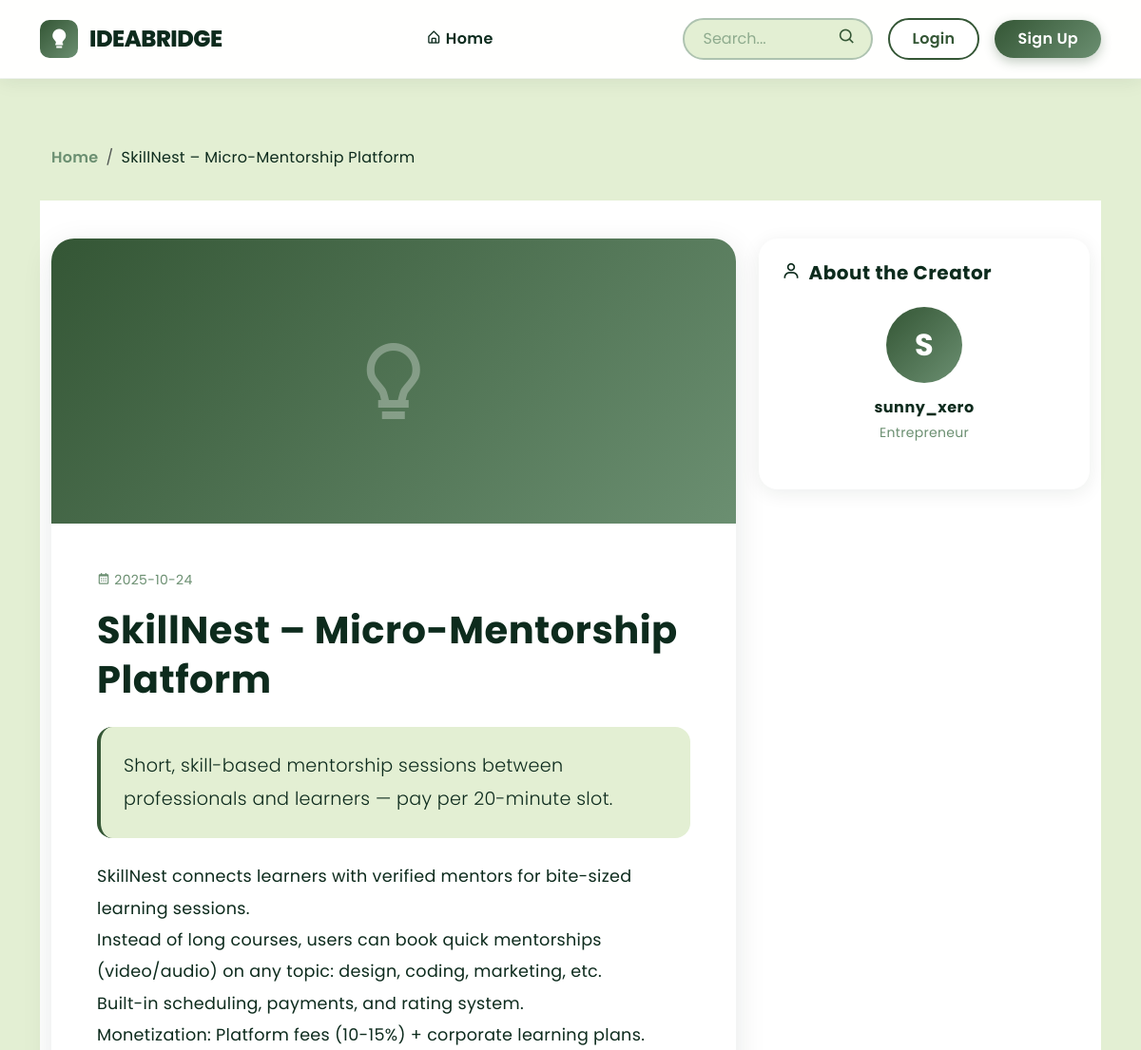
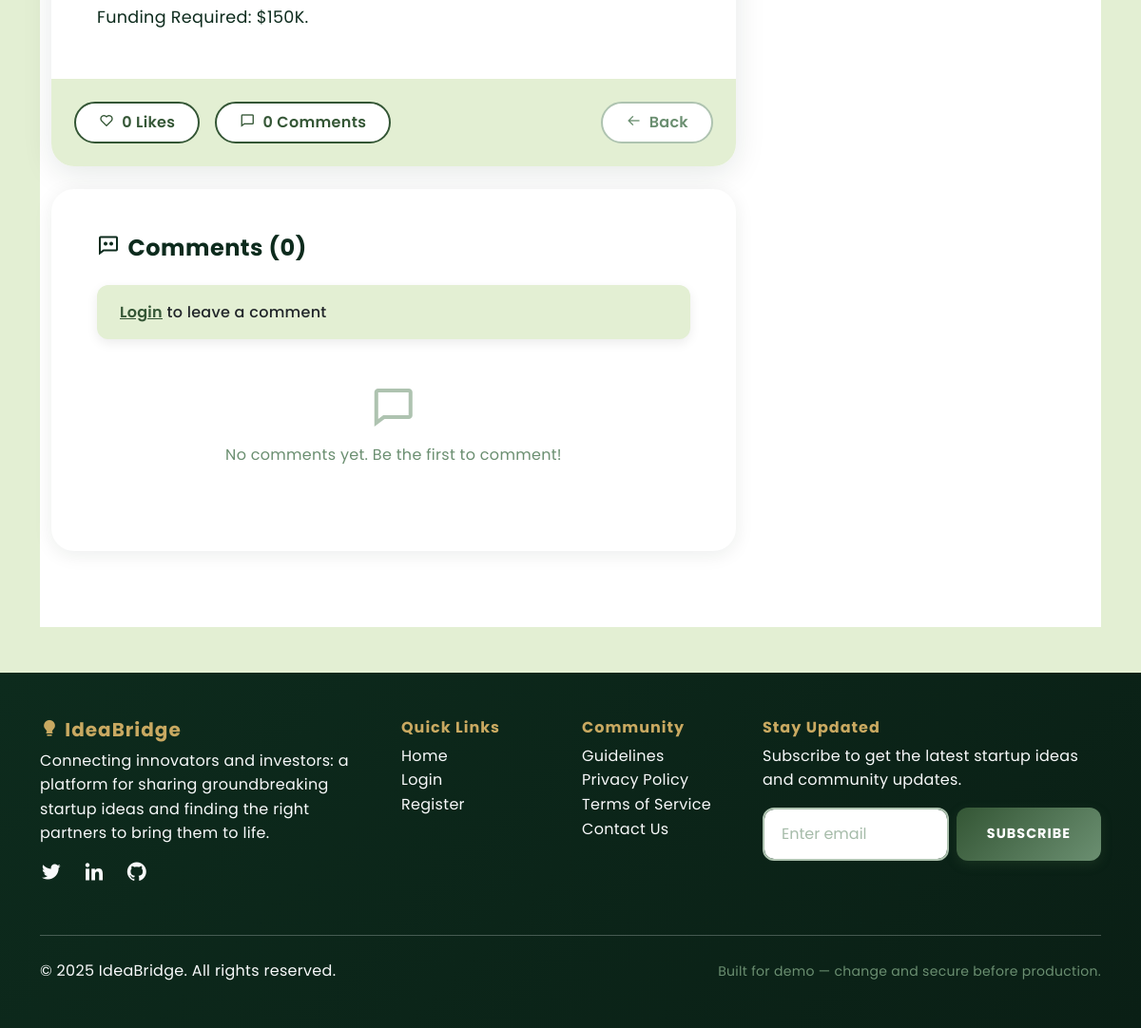
The app's page /pitch/5 with its own data (2 pictures, top to bottom).
### tables this page shows
CREATE TABLE pitches (id INTEGER PRIMARY KEY AUTOINCREMENT, title TEXT NOT NULL, summary TEXT, content TEXT NOT NULL, author_id INTEGER, created_at TEXT, category TEXT, tags TEXT, image TEXT, funding_goal TEXT, stage TEXT, team_size TEXT, location TEXT, website TEXT, demo_url TEXT, looking_for TEXT, FOREIGN KEY(author_id) REFERENCES users(id));

CREATE TABLE users (id INTEGER PRIMARY KEY AUTOINCREMENT, username TEXT UNIQUE NOT NULL, password_hash TEXT NOT NULL, role TEXT NOT NULL DEFAULT "user", created_at TEXT);

### app.py (the view)
@app.route('/pitch/<int:pitch_id>')
def pitch(pitch_id):
    p = query_db('SELECT p.*, u.username, u.id as author_user_id FROM pitches p JOIN users u ON p.author_id = u.id WHERE p.id = ?', [pitch_id], one=True)
    if p is None:
        return "Pitch not found", 404
    like_count = query_db('SELECT COUNT(*) as count FROM likes WHERE pitch_id = ?', [pitch_id], one=True)['count']
    user_liked = False
    if session.get('user_id'):
        user_liked = query_db('SELECT * FROM likes WHERE pitch_id = ? AND user_id = ?',
                             [pitch_id, session['user_id']], one=True) is not None
    comments = query_db('''SELECT c.*, u.username
                          FROM comments c
                          JOIN users u ON c.user_id = u.id
                          WHERE c.pitch_id = ?
                          ORDER BY c.created_at DESC''', [pitch_id])
    return render_template('pitch.html', p=p, like_count=like_count, user_liked=user_liked, comments=comments)

### app.py (called while the page is built, shortened)
def get_db():
    db = getattr(g, '_database', None)
    if db is None:
        db = g._database = sqlite3.connect(DB_PATH)
        db.row_factory = sqlite3.Row
    return db

@app.teardown_appcontext
def close_connection(exception):
    db = getattr(g, '_database', None)
    if db is not None:
        db.close()

def query_db(query, args=(), one=False):
    cur = get_db().execute(query, args)
    rv = cur.fetchall()
    cur.close()
    return (rv[0] if rv else None) if one else rv

@app.context_processor
def inject_notification_count():
    return {'notification_count': 0, 'unread_count': 0}

### templates/pitch.html (shortened to what this page needs)
{% extends "base.html" %}
{% block content %}
<div class="container" style="padding-top: 30px;">
  <nav aria-label="breadcrumb">
    <ol class="breadcrumb" style="background: transparent;">
      <li class="breadcrumb-item"><a href="{{ url_for('index') }}" style="color: #6B8F71;">Home</a></li>
      <li class="breadcrumb-item active" style="color: #0D2B1D;">{{ p['title'][:50] }}{% if p['title']|length > 50 %}...{% endif %}</li>
    </ol>
  </nav>
</div>
<section style="padding: 40px 0 80px; background: white;">
  <div class="container">
    <div class="row g-4">
      <div class="col-lg-8">
        <div class="card border-0" style="border-radius: 24px; overflow: hidden; box-shadow: 0 8px 32px rgba(13, 43, 29, 0.1);">
          {% if p.image and p.image != 'None' %}
          <div style="height: 400px; overflow: hidden; background: linear-gradient(135deg, #E3EFD3 0%, #AEC3B0 100%);">
            <img src="{{ url_for('static', filename='uploads/' + p.image) }}" alt="{{ p['title'] }}" style="width: 100%; height: 100%; object-fit: cover;">
          </div>
          {% else %}
          <div style="height: 300px; background: linear-gradient(135deg, #345635 0%, #6B8F71 100%); display: flex; align-items: center; justify-content: center;">
            <i class='bx bx-bulb' style="font-size: 6rem; color: white; opacity: 0.3;"></i>
          </div>
          {% endif %}
          <div class="card-body p-5">
            <div class="d-flex align-items-center mb-3">
              <small class="text-muted">
                <i class='bx bx-calendar me-1'></i>{{ p['created_at'][:10] if p['created_at'] }}
              </small>
            </div>
            <h1 class="fw-bold mb-4" style="color: #0D2B1D; font-size: 2.5rem; line-height: 1.3;">{{ p['title'] }}</h1>
            {% if p['summary'] %}
            <div class="p-4 mb-4" style="background: #E3EFD3; border-radius: 16px; border-left: 4px solid #345635;">
              <p class="lead mb-0" style="color: #0D2B1D; font-size: 1.2rem; line-height: 1.8;">{{ p['summary'] }}</p>
            </div>
            {% endif %}
            <div style="line-height: 1.9; font-size: 1.1rem; color: #0D2B1D;">
              {{ p['content'] | replace('\n', '<br>') | safe }}
            </div>
          </div>
          <div class="card-footer p-4" style="background: #E3EFD3; border-top: none;">
            <div class="d-flex justify-content-between align-items-center">
              <div class="d-flex gap-3">
                {% if session.get('user_id') %}
                <form action="{{ url_for('like_pitch', pitch_id=p['id']) }}" method="POST" style="display: inline;" id="likeForm">
                  <button type="submit" class="btn px-4 py-2" style="background: {% if user_liked %}linear-gradient(135deg, #345635, #6B8F71){% else %}white{% endif %}; color: {% if user_liked %}white{% else %}#345635{% endif %}; border: 2px solid #345635; border-radius: 50px; font-weight: 600;">
                    <i class='bx {% if user_liked %}bxs-heart{% else %}bx-heart{% endif %} me-2'></i><span id="likeCount">{{ like_count }}</span> Likes
                  </button>
                </form>
                {% else %}
                <span class="btn px-4 py-2" style="background: white; color: #345635; border: 2px solid #345635; border-radius: 50px; font-weight: 600;">
                  <i class='bx bx-heart me-2'></i>{{ like_count }} Likes
                </span>
                {% endif %}
                <span class="btn px-4 py-2" style="background: white; color: #345635; border: 2px solid #345635; border-radius: 50px; font-weight: 600;">
                  <i class='bx bx-comment me-2'></i>{{ comments|length }} Comments
                </span>
              </div>
              <a href="{{ url_for('index') }}" class="btn px-4 py-2" style="background: white; color: #6B8F71; border: 2px solid #AEC3B0; border-radius: 50px; font-weight: 600;">
                <i class='bx bx-arrow-back me-2'></i>Back
              </a>
            </div>
          </div>
        </div>
        <div class="card border-0 mt-4" style="border-radius: 24px; box-shadow: 0 4px 20px rgba(13, 43, 29, 0.08);">
          <div class="card-body p-5">
            <h4 class="fw-bold mb-4" style="color: #0D2B1D;">
              <i class='bx bx-comment-dots me-2'></i>Comments ({{ comments|length }})
            </h4>
            {% if session.get('user_id') %}
            <form action="{{ url_for('add_comment', pitch_id=p['id']) }}" method="POST" class="mb-5">
              <div class="mb-3">
                <textarea name="content" class="form-control" rows="3" placeholder="Share your thoughts..." required style="border-radius: 12px; border: 2px solid #AEC3B0;"></textarea>
              </div>
              <button type="submit" class="btn px-4 py-2" style="background: linear-gradient(135deg, #345635, #6B8F71); color: white; border: none; border-radius: 50px; font-weight: 600;">
                <i class='bx bx-send me-2'></i>Post Comment
              </button>
            </form>
            {% else %}
            <div class="alert mb-4" style="background: #E3EFD3; border: none; border-radius: 12px;">
              <a href="{{ url_for('login') }}" style="color: #345635; font-weight: 600;">Login</a> to leave a comment
            </div>
            {% endif %}
            {% if comments %}
            <div class="comments-list">
              {% for comment in comments %}
              <div class="d-flex mb-4 pb-4" style="border-bottom: 1px solid #E3EFD3;">
                <div style="width: 50px; height: 50px; border-radius: 50%; background: linear-gradient(135deg, #6B8F71, #AEC3B0); display: flex; align-items: center; justify-content: center; flex-shrink: 0; margin-right: 16px;">
                  <span class="fw-bold" style="color: white; font-size: 1.2rem;">{{ comment['username'][0].upper() }}</span>
                </div>
                <div class="flex-grow-1">
                  <div class="d-flex justify-content-between align-items-start mb-2">
                    <div>
                      <h6 class="mb-0 fw-bold" style="color: #0D2B1D;">{{ comment['username'] }}</h6>
                      <small class="text-muted">
                        <i class='bx bx-time-five me-1'></i>{{ comment['created_at'][:16] }}
                      </small>
                    </div>
                    {% if session.get('user_id') == comment['user_id'] %}
                    <form action="{{ url_for('delete_comment', comment_id=comment['id']) }}" method="POST" style="display: inline;">
                      <button type="submit" class="btn btn-sm" style="color: #C9A961;" onclick="return confirm('Delete this comment?')">
                        <i class='bx bx-trash'></i>
                      </button>
                    </form>
                    {% endif %}
                  </div>
                  <p class="mb-0" style="color: #0D2B1D; line-height: 1.6;">{{ comment['content'] }}</p>
                </div>
              </div>
              {% endfor %}
            </div>
            {% else %}
            <div class="text-center py-4">
              <i class='bx bx-comment' style="font-size: 3rem; color: #AEC3B0;"></i>
              <p class="text-muted mt-2">No comments yet. Be the first to comment!</p>
            </div>
            {% endif %}
          </div>
        </div>
      </div>
      <div class="col-lg-4">
        <div class="card border-0 mb-4" style="border-radius: 20px; box-shadow: 0 4px 20px rgba(13, 43, 29, 0.08);">
          <div class="card-body p-4">
            <h5 class="fw-bold mb-4" style="color: #0D2B1D;">
              <i class='bx bx-user me-2'></i>About the Creator
            </h5>
            <div class="text-center mb-4">
              <div class="d-inline-flex align-items-center justify-content-center mb-3" style="width: 80px; height: 80px; background: linear-gradient(135deg, #345635, #6B8F71); border-radius: 50%;">
                <span class="fw-bold" style="font-size: 2rem; color: white;">{{ p['username'][0].upper() }}</span>
              </div>
              <h6 class="fw-bold mb-1" style="color: #0D2B1D;">{{ p['username'] }}</h6>
              <small class="text-muted">Entrepreneur</small>
            </div>
          </div>
        </div>
      </div>
    </div>
  </div>
</section>
{% endblock %}

### static/style.css (style rules this page uses)
:root { --emerald-deep: #0D2B1D; --emerald-forest: #345635; --emerald-sage: #6B8F71; --emerald-mint: #AEC3B0; --emerald-cream: #E3EFD3; --gold-accent: #C9A961; }
* { margin: 0; padding: 0; box-sizing: border-box; }
body { font-family: 'Poppins', sans-serif; background-color: var(--emerald-cream); color: var(--emerald-deep); line-height: 1.6; letter-spacing: 0.3px; }
.card { border: none; border-radius: 16px; box-shadow: 0 8px 24px rgba(13, 43, 29, 0.08); transition: all 0.4s cubic-bezier(0.4, 0, 0.2, 1); background: #ffffff; overflow: hidden; }
.alert { border-radius: 12px; border: none; padding: 1rem 1.5rem; font-weight: 500; box-shadow: 0 4px 12px rgba(0, 0, 0, 0.08); }
.btn { transition: all 0.3s cubic-bezier(0.4, 0, 0.2, 1); }
.text-muted { color: var(--emerald-sage) !important; }
h1, h2, h3, h4, h5, h6 { color: var(--emerald-deep); font-weight: 700; letter-spacing: 0.5px; }
.breadcrumb { background-color: transparent; padding: 1rem 0; }
.breadcrumb-item a { color: var(--emerald-forest); text-decoration: none; font-weight: 600; }
.breadcrumb-item.active { color: var(--emerald-sage); }
html { scroll-behavior: smooth; }

### records on screen
pitches: title "SkillNest – Micro-Mentorship Platform", created_at "2025-10-24", summary "Short, skill-based mentorship sessions between professionals and learners — pay per 20-minute slot.", content "SkillNest connects learners with verified mentors for bite-sized learning sessions. Instead of long courses, users can book quick mentorships (video/audio) on any topic: design, coding, marketing, etc. Built-in scheduling, payments, and rating system. Monetization: Platform fees (10-15%) + corporate learning plans. Funding Required: $150K."
users: username "S", username "sunny_xero"

### other values on screen
{{ like_count }} "0"
{{ comments|length }} "0"
